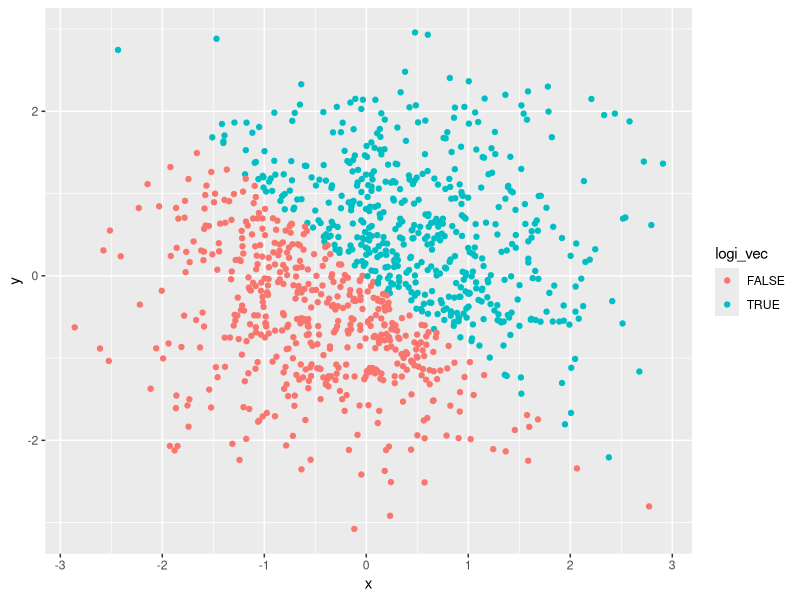
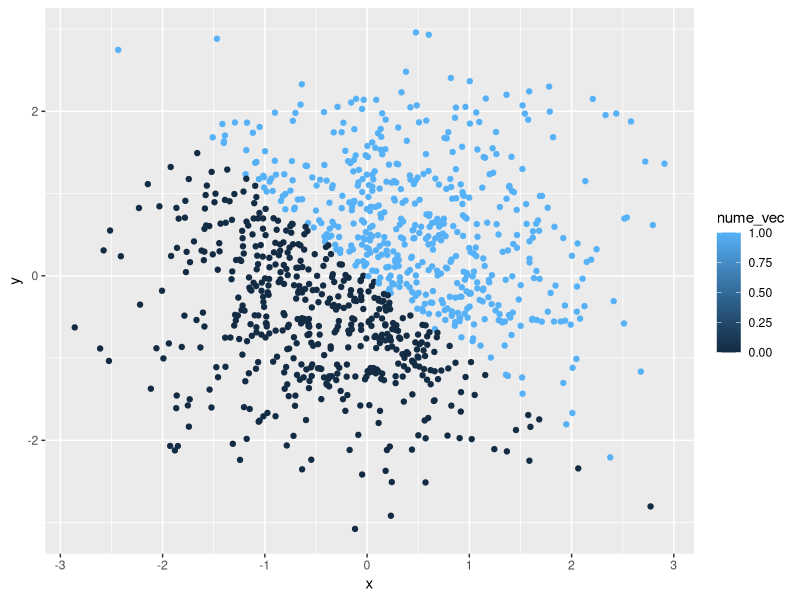
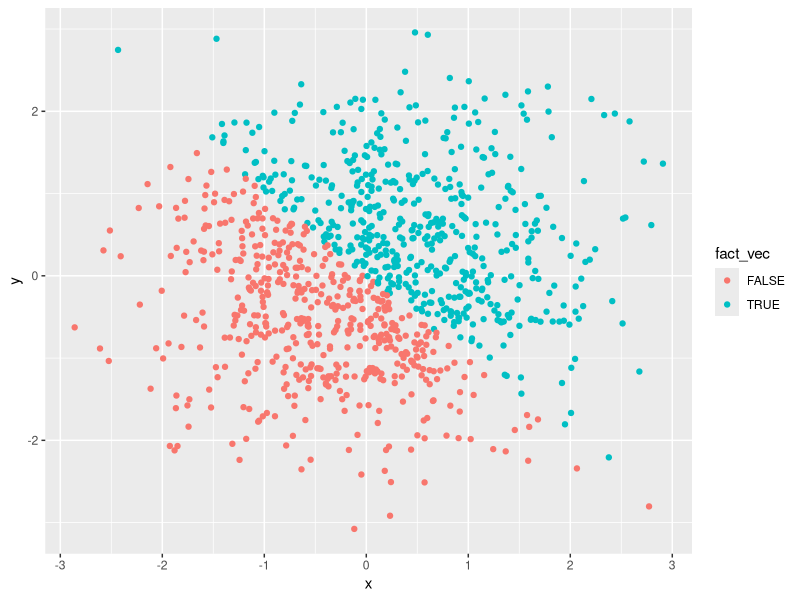
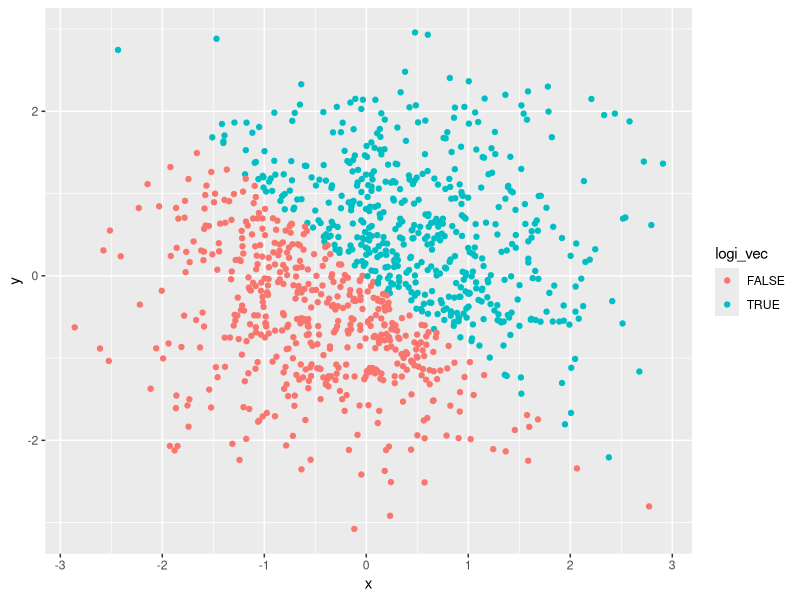

R code for these plots, in order:
## ---- chunk 1
samp = runif(10, min=0, max=5)
samp
## ---- chunk 2
logi_vec = samp > 2
logi_vec
## ---- chunk 3
char_vec = c('hello', 'there', '!', 'this', 'is', 'a', 'length-10', 'character', 'vector', ':)')
char_vec
## ---- chunk 4
fact_vec = factor(c('hello', 'there', '!', 'this', 'is', 'a', 'length-10', 'factor', 'vector', ':)'))
fact_vec
## ---- chunk 5
mean(samp)
## ---- chunk 6
mean(logi_vec)
## ---- chunk 7
mean(char_vec)
## ---- chunk 8
mean(fact_vec)
## ---- chunk 9
new_fact_vec = as.factor(char_vec)
new_fact_vec
as.numeric(new_fact_vec)
## ---- chunk 10
new_char_vec = as.character(fact_vec)
new_char_vec
as.numeric(new_char_vec)
## ---- chunk 11
x = rnorm(1000)
## ---- chunk 12
y = rnorm(1000)
## ---- chunk 13
logi_vec = x + y > 0
## ---- chunk 14
nume_vec = as.numeric(logi_vec)
## ---- chunk 15
fact_vec = as.factor(logi_vec)
## ---- chunk 16
library(tidyverse)
plot_df = tibble(x = x, y = y)
ggplot(plot_df, aes(x = x, y = y, color = logi_vec)) + geom_point()
ggsave("scatter_plot.pdf", height = 4, width = 6)
## ---- chunk 17
library(tidyverse)
plot_df = tibble(x = x, y = y)
ggplot(plot_df, aes(x = x, y = y, color = nume_vec)) + geom_point()
## ---- chunk 18
library(tidyverse)
plot_df = tibble(x = x, y = y)
ggplot(plot_df, aes(x = x, y = y, color = fact_vec)) + geom_point()
